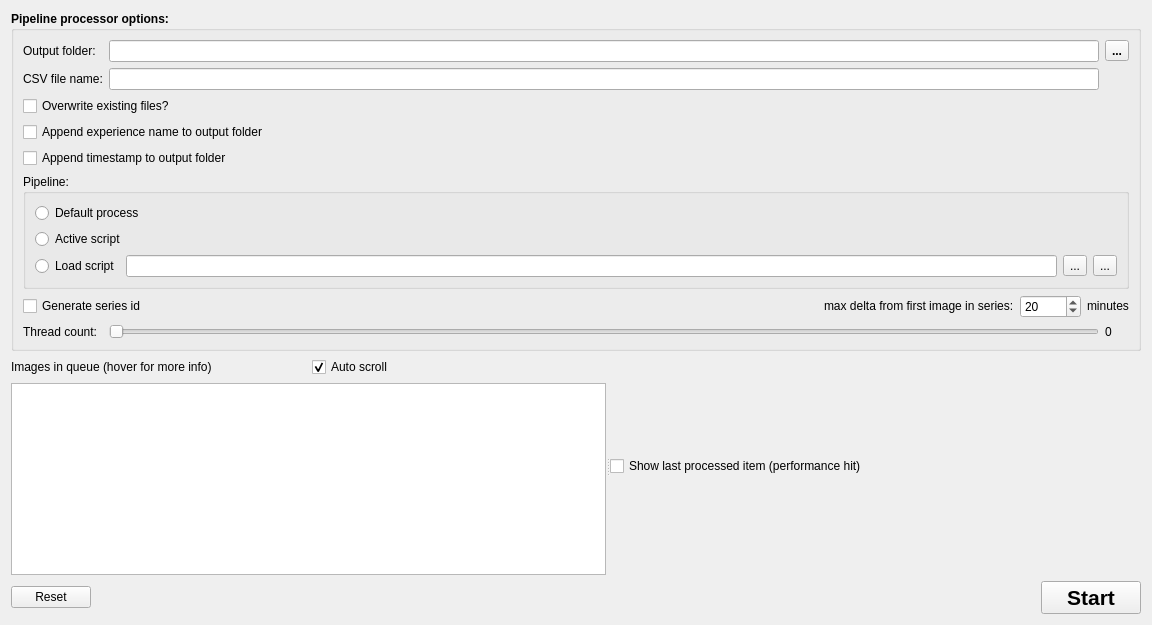
      <widget class="QWidget" name="tab_pipeline_processor">
       <attribute name="title">
        <string>Pipeline processor</string>
       </attribute>
       <layout class="QVBoxLayout" name="verticalLayout_4">
        <item>
         <widget class="QGroupBox" name="groupBox">
          <property name="sizePolicy">
           <sizepolicy hsizetype="Preferred" vsizetype="Fixed">
            <horstretch>0</horstretch>
            <verstretch>0</verstretch>
           </sizepolicy>
          </property>
          <property name="font">
           <font>
            <weight>75</weight>
            <bold>true</bold>
           </font>
          </property>
          <property name="title">
           <string>Pipeline processor options:</string>
          </property>
          <layout class="QGridLayout" name="gridLayout_11">
           <item row="1" column="0">
            <widget class="QLabel" name="lbl_csv_file_name">
             <property name="font">
              <font>
               <weight>50</weight>
               <bold>false</bold>
              </font>
             </property>
             <property name="text">
              <string>CSV file name:</string>
             </property>
            </widget>
           </item>
           <item row="0" column="2">
            <widget class="QToolButton" name="bt_pp_select_output_folder">
             <property name="text">
              <string>...</string>
             </property>
             <property name="icon">
              <iconset resource="main_form.qrc">
               <normaloff>:/common/resources/folder_blue.png</normaloff>:/common/resources/folder_blue.png</iconset>
             </property>
            </widget>
           </item>
           <item row="1" column="1">
            <widget class="QLineEdit" name="edt_csv_file_name"/>
           </item>
           <item row="7" column="0" colspan="3">
            <layout class="QHBoxLayout" name="horizontalLayout_11">
             <item>
              <widget class="QCheckBox" name="cb_pp_generate_series_id">
               <property name="sizePolicy">
                <sizepolicy hsizetype="Minimum" vsizetype="Fixed">
                 <horstretch>0</horstretch>
                 <verstretch>0</verstretch>
                </sizepolicy>
               </property>
               <property name="font">
                <font>
                 <weight>50</weight>
                 <bold>false</bold>
                </font>
               </property>
               <property name="text">
                <string>Generate series id</string>
               </property>
              </widget>
             </item>
             <item>
              <spacer name="horizontalSpacer_7">
               <property name="orientation">
                <enum>Qt::Horizontal</enum>
               </property>
               <property name="sizeHint" stdset="0">
                <size>
                 <width>40</width>
                 <height>20</height>
                </size>
               </property>
              </spacer>
             </item>
             <item>
              <widget class="QLabel" name="label_4">
               <property name="sizePolicy">
                <sizepolicy hsizetype="Preferred" vsizetype="Fixed">
                 <horstretch>0</horstretch>
                 <verstretch>0</verstretch>
                </sizepolicy>
               </property>
               <property name="font">
                <font>
                 <weight>50</weight>
                 <bold>false</bold>
                </font>
               </property>
               <property name="text">
                <string>max delta from first image in series:</string>
               </property>
              </widget>
             </item>
             <item>
              <widget class="QSpinBox" name="sp_pp_time_delta">
               <property name="sizePolicy">
                <sizepolicy hsizetype="Minimum" vsizetype="Fixed">
                 <horstretch>0</horstretch>
                 <verstretch>0</verstretch>
                </sizepolicy>
               </property>
               <property name="font">
                <font>
                 <weight>50</weight>
                 <bold>false</bold>
                </font>
               </property>
               <property name="maximum">
                <number>10080</number>
               </property>
               <property name="value">
                <number>20</number>
               </property>
              </widget>
             </item>
             <item>
              <widget class="QLabel" name="label_5">
               <property name="sizePolicy">
                <sizepolicy hsizetype="Preferred" vsizetype="Fixed">
                 <horstretch>0</horstretch>
                 <verstretch>0</verstretch>
                </sizepolicy>
               </property>
               <property name="font">
                <font>
                 <weight>50</weight>
                 <bold>false</bold>
                </font>
               </property>
               <property name="text">
                <string>minutes</string>
               </property>
              </widget>
             </item>
            </layout>
           </item>
           <item row="8" column="0">
            <widget class="QLabel" name="label_9">
             <property name="sizePolicy">
              <sizepolicy hsizetype="Minimum" vsizetype="Minimum">
               <horstretch>0</horstretch>
               <verstretch>0</verstretch>
              </sizepolicy>
             </property>
             <property name="font">
              <font>
               <weight>50</weight>
               <bold>false</bold>
              </font>
             </property>
             <property name="text">
              <string>Thread count:</string>
             </property>
            </widget>
           </item>
           <item row="8" column="2">
            <widget class="QLabel" name="lb_pp_thread_count">
             <property name="font">
              <font>
               <weight>50</weight>
               <bold>false</bold>
              </font>
             </property>
             <property name="text">
              <string>0</string>
             </property>
            </widget>
           </item>
           <item row="0" column="0">
            <widget class="QLabel" name="label_2">
             <property name="font">
              <font>
               <weight>50</weight>
               <bold>false</bold>
              </font>
             </property>
             <property name="text">
              <string>Output folder:</string>
             </property>
            </widget>
           </item>
           <item row="8" column="1">
            <widget class="QSlider" name="sl_pp_thread_count">
             <property name="orientation">
              <enum>Qt::Horizontal</enum>
             </property>
            </widget>
           </item>
           <item row="0" column="1">
            <widget class="QLineEdit" name="le_pp_output_folder">
             <property name="font">
              <font>
               <weight>50</weight>
               <bold>false</bold>
              </font>
             </property>
             <property name="readOnly">
              <bool>true</bool>
             </property>
            </widget>
           </item>
           <item row="5" column="0" colspan="3">
            <widget class="QGroupBox" name="groupBox_2">
             <property name="sizePolicy">
              <sizepolicy hsizetype="Preferred" vsizetype="Fixed">
               <horstretch>0</horstretch>
               <verstretch>0</verstretch>
              </sizepolicy>
             </property>
             <property name="font">
              <font>
               <weight>50</weight>
               <bold>false</bold>
              </font>
             </property>
             <property name="title">
              <string>Pipeline:</string>
             </property>
             <property name="flat">
              <bool>false</bool>
             </property>
             <layout class="QGridLayout" name="gridLayout_5">
              <item row="2" column="3">
               <widget class="QToolButton" name="bt_pp_clear_script">
                <property name="text">
                 <string>...</string>
                </property>
                <property name="icon">
                 <iconset resource="main_form.qrc">
                  <normaloff>:/annotation_level/resources/Delete.png</normaloff>:/annotation_level/resources/Delete.png</iconset>
                </property>
               </widget>
              </item>
              <item row="1" column="0" colspan="4">
               <widget class="QRadioButton" name="rb_pp_active_script">
                <property name="text">
                 <string>Active script</string>
                </property>
               </widget>
              </item>
              <item row="0" column="0" colspan="4">
               <widget class="QRadioButton" name="rb_pp_default_process">
                <property name="text">
                 <string>Default process</string>
                </property>
               </widget>
              </item>
              <item row="2" column="0">
               <widget class="QRadioButton" name="rb_pp_load_script">
                <property name="text">
                 <string>Load script</string>
                </property>
               </widget>
              </item>
              <item row="2" column="1">
               <widget class="QLineEdit" name="le_pp_selected_pipeline">
                <property name="font">
                 <font>
                  <weight>50</weight>
                  <bold>false</bold>
                 </font>
                </property>
                <property name="readOnly">
                 <bool>true</bool>
                </property>
               </widget>
              </item>
              <item row="2" column="2">
               <widget class="QToolButton" name="bt_pp_select_script">
                <property name="text">
                 <string>...</string>
                </property>
                <property name="icon">
                 <iconset resource="main_form.qrc">
                  <normaloff>:/common/resources/List.png</normaloff>:/common/resources/List.png</iconset>
                </property>
               </widget>
              </item>
             </layout>
            </widget>
           </item>
           <item row="4" column="0" colspan="3">
            <widget class="QCheckBox" name="cb_pp_append_timestamp_to_output_folder">
             <property name="font">
              <font>
               <weight>50</weight>
               <bold>false</bold>
              </font>
             </property>
             <property name="text">
              <string>Append timestamp to output folder</string>
             </property>
            </widget>
           </item>
           <item row="3" column="0" colspan="3">
            <widget class="QCheckBox" name="cb_pp_append_experience_name">
             <property name="font">
              <font>
               <weight>50</weight>
               <bold>false</bold>
              </font>
             </property>
             <property name="text">
              <string>Append experience name to output folder</string>
             </property>
            </widget>
           </item>
           <item row="2" column="0" colspan="3">
            <widget class="QCheckBox" name="cb_pp_overwrite">
             <property name="font">
              <font>
               <weight>50</weight>
               <bold>false</bold>
              </font>
             </property>
             <property name="text">
              <string>Overwrite existing files?</string>
             </property>
            </widget>
           </item>
          </layout>
         </widget>
        </item>
        <item>
         <widget class="QSplitter" name="splitter">
          <property name="orientation">
           <enum>Qt::Horizontal</enum>
          </property>
          <widget class="QWidget" name="layoutWidget">
           <layout class="QGridLayout" name="gridLayout_10">
            <item row="0" column="0">
             <widget class="QLabel" name="label_6">
              <property name="text">
               <string>Images in queue (hover for more info)</string>
              </property>
             </widget>
            </item>
            <item row="0" column="1">
             <widget class="QCheckBox" name="cb_queue_auto_scroll">
              <property name="text">
               <string>Auto scroll</string>
              </property>
              <property name="checked">
               <bool>true</bool>
              </property>
             </widget>
            </item>
            <item row="1" column="0" colspan="2">
             <widget class="QListWidget" name="lw_images_queue"/>
            </item>
           </layout>
          </widget>
          <widget class="QWidget" name="layoutWidget">
           <layout class="QVBoxLayout" name="ver_layout_last_image">
            <item>
             <widget class="QCheckBox" name="chk_pp_show_last_item">
              <property name="text">
               <string>Show last processed item (performance hit)</string>
              </property>
             </widget>
            </item>
           </layout>
          </widget>
         </widget>
        </item>
        <item>
         <layout class="QHBoxLayout" name="horizontalLayout_3">
          <item>
           <widget class="QPushButton" name="bt_pp_reset">
            <property name="font">
             <font>
              <weight>50</weight>
              <bold>false</bold>
             </font>
            </property>
            <property name="text">
             <string>Reset</string>
            </property>
            <property name="icon">
             <iconset resource="main_form.qrc">
              <normaloff>:/common/resources/Refresh.png</normaloff>:/common/resources/Refresh.png</iconset>
            </property>
           </widget>
          </item>
          <item>
           <spacer name="horizontalSpacer_6">
            <property name="orientation">
             <enum>Qt::Horizontal</enum>
            </property>
            <property name="sizeHint" stdset="0">
             <size>
              <width>944</width>
              <height>20</height>
             </size>
            </property>
           </spacer>
          </item>
          <item>
           <widget class="QPushButton" name="bt_pp_start">
            <property name="minimumSize">
             <size>
              <width>100</width>
              <height>0</height>
             </size>
            </property>
            <property name="font">
             <font>
              <pointsize>16</pointsize>
              <weight>75</weight>
              <bold>true</bold>
             </font>
            </property>
            <property name="text">
             <string>Start</string>
            </property>
            <property name="icon">
             <iconset resource="main_form.qrc">
              <normaloff>:/image_process/resources/Play.png</normaloff>:/image_process/resources/Play.png</iconset>
            </property>
            <property name="iconSize">
             <size>
              <width>24</width>
              <height>24</height>
             </size>
            </property>
           </widget>
          </item>
         </layout>
        </item>
       </layout>
      </widget>
